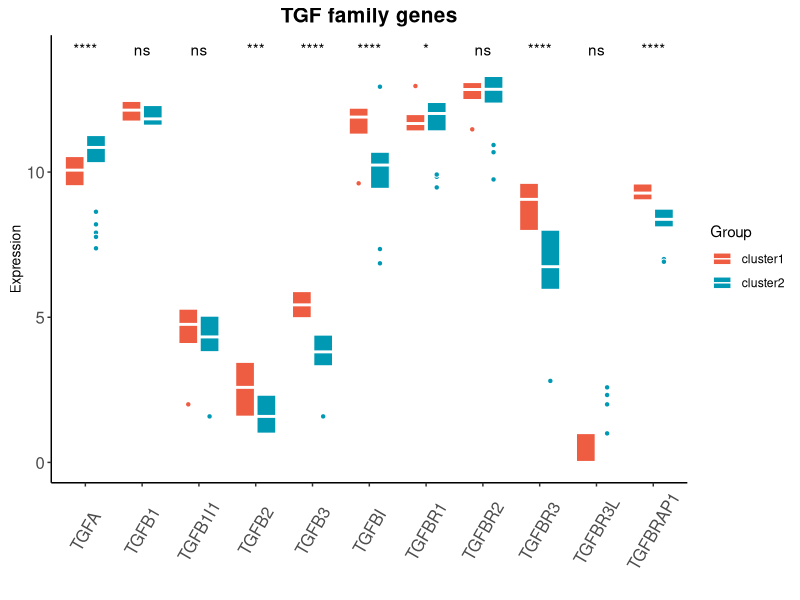

Write R code to recreate this figure.


rm(list = ls())
rt=read.table("TGF_GENE.txt",sep="\t",header=T,row.names=1,check.names=F)    
rt1=rt[,-1]
rt1=t(rt1)
rt1=log2(rt1+1)
library(tidyverse)
library(ggpubr)
rt1=as.data.frame(t(rt1))
dat <- rt1 %>% as.data.frame() %>%
  rownames_to_column("Sample") %>% 
  gather(key = Complement_Gene,value = Expression,-Sample)
dat$Group = rt[,1]

ggplot(dat,aes(Complement_Gene,Expression,fill = Group)) + 
  geom_boxplot(outlier.shape = 21,color = "white") + 
  labs(title = "TGF family genes", 
       x="",y = "Expression") +
  theme(legend.position = "top") +   
  theme_classic()  + 
  theme(axis.title.y =  element_text(size = 10,vjust = 0.5,hjust = 0.5))+
  theme(axis.text.x = element_text(size = 12,angle = 45,vjust = 0.5,hjust = 0.5))+
  theme(axis.text.y = element_text(size = 12))+
  theme(plot.title = element_text(hjust = 0.5,size=15,face="bold"))+
  
  theme(axis.text.x = element_text(angle=60,vjust = 0.5))+
  scale_fill_manual(values = c("tomato2","#0099B4FF"))+ stat_compare_means(aes(group = Group,label = ..p.signif..),method = "wilcox.test")



